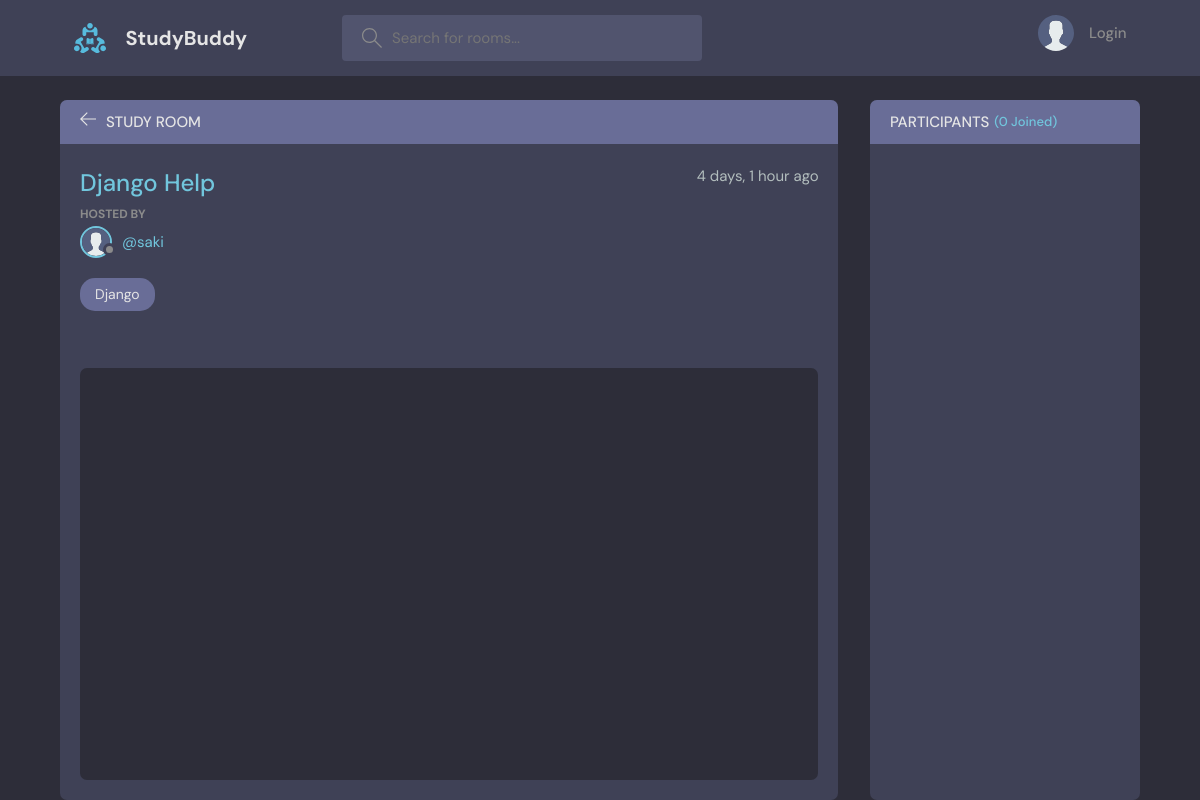
Before: /room/10 with the older database file.
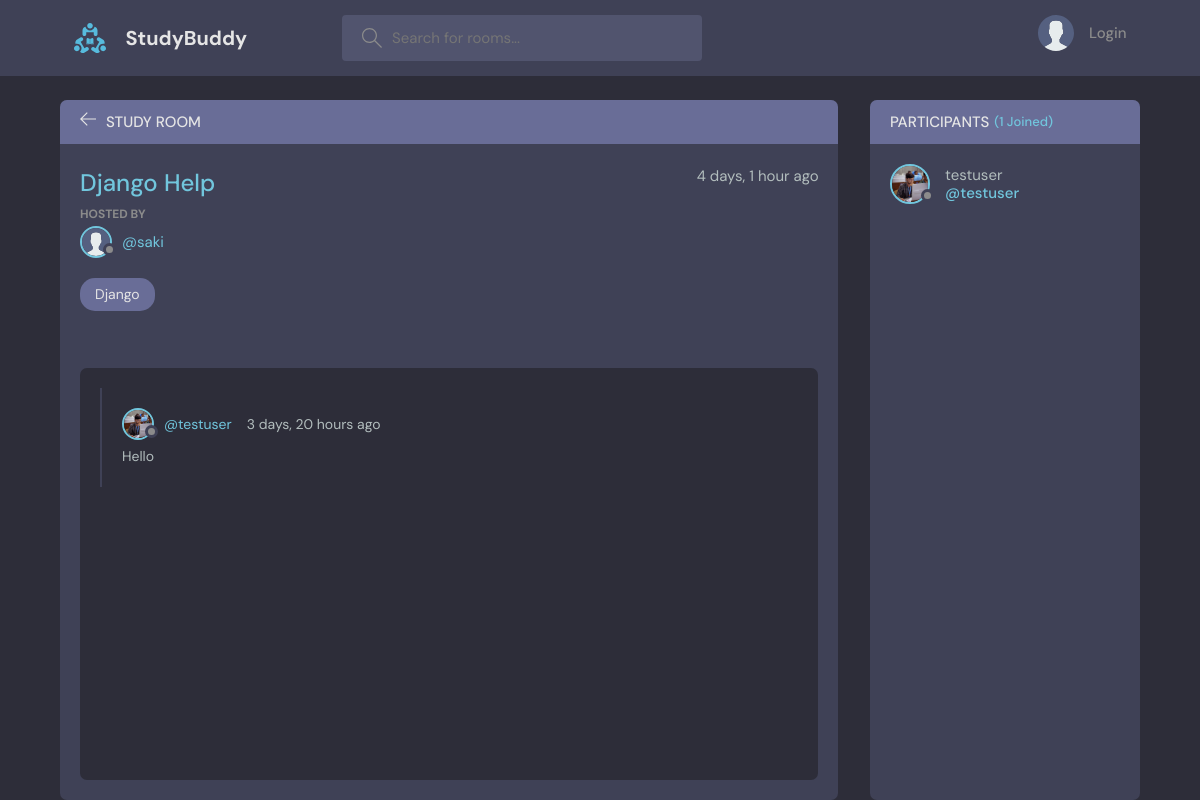
After: the same page with the newer database file.
### base/models.py (models this page shows, shortened)
class Message(models.Model):
  user = models.ForeignKey(User, on_delete=models.CASCADE)
  room = models.ForeignKey(Room, on_delete= models.CASCADE)
  body = models.TextField()
  updated = models.DateTimeField(auto_now=True)
  created = models.DateTimeField(auto_now_add = True)
  class Meta:
      ordering = ['-updated', '-created']

class User(AbstractUser):
  name = models.CharField(max_length= 200)
  email = models.EmailField(unique=True)
  bio = models.TextField(null=True)
  avatar= models.ImageField(null=True, default="avatar.svg")
  USERNAME_FIELD = 'email'
  REQUIRED_FIELDS = ['username', 'name']

### base/views.py (the view, shortened to what this page needs)
# urls.py: path('room/<str:pk>', views.room, name="room"),
def room(request, pk):
    rooms = get_object_or_404(Room, id=pk)
    room_messages = rooms.message_set.all()
    participants = rooms.participants.all()
    context = {'room': rooms, 'room_messages': room_messages, 'participants': participants}
    return render(request, 'base/room.html', context)

### base/models.py (called while the page is built)
  def __str__(self):
    return self.name

### base/templates/base/room.html (shortened to what this page needs)
{% extends 'main.html' %}
{% block content %}
    <main class="profile-page layout layout--2">
      <div class="container">
        <div class="room">
          <div class="room__top">
            <div class="room__topLeft">
              <a href="{% url 'home' %}">
                <svg version="1.1" xmlns="http://www.w3.org/2000/svg" width="32" height="32" viewBox="0 0 32 32">
                  <title>arrow-left</title>
                  <path
                    d="M13.723 2.286l-13.723 13.714 13.719 13.714 1.616-1.611-10.96-10.96h27.625v-2.286h-27.625l10.965-10.965-1.616-1.607z"
                  ></path>
                </svg>
              </a>
              <h3>Study Room</h3>
            </div>
          </div>
          <div class="room__box scroll">
            <div class="room__header scroll">
              <div class="room__info">
                <h3>{{room.name}}</h3>
                <span>{{room.created|timesince}} ago</span>
              </div>
              <div class="room__hosted">
                <p>Hosted By</p>
                <a href="{% url 'user-profile' room.host.id %}" class="room__author">
                  <div class="avatar avatar--small">
                    <img src="{{room.host.avatar.url}}" />
                  </div>
                  <span>@{{room.host.username}}</span>
                </a>
              </div>
              <span class="room__topics">{{room.topic}}</span>
            </div>
            <div class="room__conversation">
              <div class="threads scroll">
                {% for message in room_messages %}
                <div class="thread">
                  <div class="thread__top">
                    <div class="thread__author">
                      <a href="{% url 'user-profile' message.user.id %}" class="thread__authorInfo">
                        <div class="avatar avatar--small">
                          <img src="{{message.user.avatar.url}}" />
                        </div>
                        <span>@{{message.user.username}}</span>
                      </a>
                      <span class="thread__date">{{message.created|timesince}} ago</span>
                    </div>
                  </div>
                  <div class="thread__details">
                    {{message.body}}
                  </div>
                </div>
                {% endfor %}
              </div>
            </div>
          </div>
        </div>
        <div class="participants">
          <h3 class="participants__top">Participants <span>({{participants.count}} Joined)</span></h3>
          <div class="participants__list scroll">
            {% for user in participants %}
            <a href="{% url 'user-profile' user.id %}" class="participant">
              <div class="avatar avatar--medium">
                <img src="{{user.avatar.url}}" />
              </div>
              <p>
                {{user.username}}
                <span>@{{user.username}}</span>
              </p>
            </a>
            {% endfor %}
          </div>
        </div>
      </div>
    </main>
    {% endblock content %}

Changed rows visible on the page:
added Message: user.avatar (picture), user.username "testuser", created "3 days, 20 hours", body "Hello"
now on this page (row edited): User: avatar (picture), username "testuser"
Other visible differences:
{{ participants.count }}: "0" → "1"
